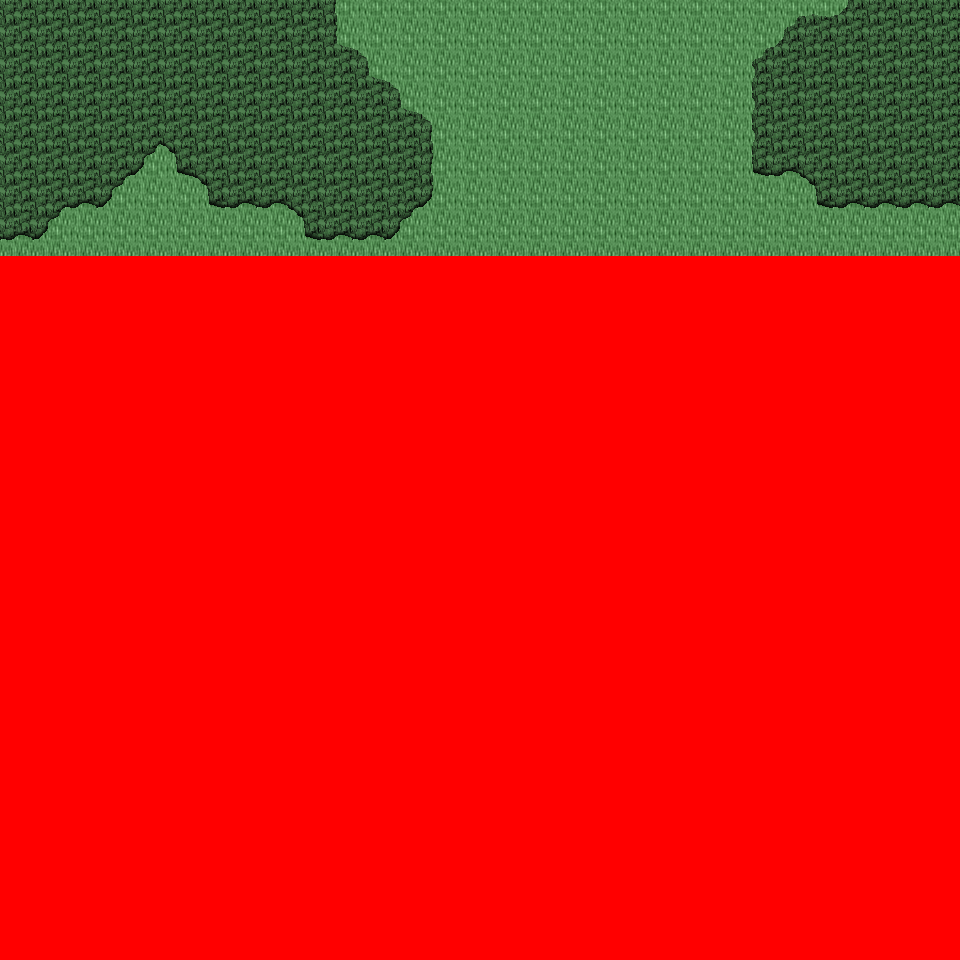

Tiled map render using the project's own tile images. Description and the map definition, with tile-layer contents summarised, below:
An orthogonal 30x30 tile map with 32x32 px tiles, 6 tile layers (Ground, Object, Object2, Above, ...), 21 tilesets and 3 objects (3x mapchange).

<map version="1.0" orientation="orthogonal" renderorder="right-down" width="30" height="30" tilewidth="32" tileheight="32" nextobjectid="4">
  <tileset firstgid="1" name="tileset_logic_collision" tilewidth="32" tileheight="32" tilecount="1" columns="1">
    <image source="../drawable/tileset_logic_collision.png" width="32" height="32" />
  </tileset>
  <tileset firstgid="2" name="tileset_ground_ground" tilewidth="32" tileheight="32" tilecount="33" columns="3">
    <image source="../drawable/tileset_ground_ground.png" width="96" height="352" />
  </tileset>
  <tileset firstgid="35" name="tileset_terrain_grassland" tilewidth="32" tileheight="32" tilecount="88" columns="8">
    <image source="../drawable/tileset_terrain_grassland.png" width="256" height="352" />
  </tileset>
  <tileset firstgid="123" name="tileset_ground_grass_corners" tilewidth="32" tileheight="32" tilecount="24" columns="6">
    <image source="../drawable/tileset_ground_grass_corners.png" width="192" height="128" />
  </tileset>
  <tileset firstgid="147" name="tileset_ground_grass_edges" tilewidth="32" tileheight="32" tilecount="36" columns="12">
    <image source="../drawable/tileset_ground_grass_edges.png" width="384" height="96" />
  </tileset>
  <tileset firstgid="183" name="tileset_ground_grass_2" tilewidth="32" tileheight="32" tilecount="21" columns="3">
    <image source="../drawable/tileset_ground_grass_2.png" width="96" height="224" />
  </tileset>
  <tileset firstgid="204" name="tileset_plant_tree_tree_darkgreen" tilewidth="32" tileheight="32" tilecount="88" columns="8">
    <image source="../drawable/tileset_plant_tree_tree_darkgreen.png" width="256" height="352" />
  </tileset>
  <tileset firstgid="292" name="tileset_plant_tree_pine_tree" tilewidth="32" tileheight="32" tilecount="20" columns="4">
    <image source="../drawable/tileset_plant_tree_pine_tree.png" width="128" height="160" />
  </tileset>
  <tileset firstgid="312" name="tileset_plant_tree_pine_tree_1" tilewidth="32" tileheight="32" tilecount="20" columns="4">
    <image source="../drawable/tileset_plant_tree_pine_tree_1.png" width="128" height="160" />
  </tileset>
  <tileset firstgid="332" name="tileset_plant_tree_evergreen" tilewidth="32" tileheight="32" tilecount="36" columns="3">
    <image source="../drawable/tileset_plant_tree_evergreen.png" width="96" height="384" />
  </tileset>
  <tileset firstgid="368" name="tileset_plant_tree_fall_trees" tilewidth="32" tileheight="32" tilecount="40" columns="8">
    <image source="../drawable/tileset_plant_tree_fall_trees.png" width="256" height="160" />
  </tileset>
  <tileset firstgid="408" name="tileset_plant_flower_daisy_blue" tilewidth="32" tileheight="32" tilecount="8" columns="2">
    <image source="../drawable/tileset_plant_flower_daisy_blue.png" width="64" height="128" />
  </tileset>
  <tileset firstgid="416" name="tileset_plant_flower_daisy_red" tilewidth="32" tileheight="32" tilecount="8" columns="2">
    <image source="../drawable/tileset_plant_flower_daisy_red.png" width="64" height="128" />
  </tileset>
  <tileset firstgid="424" name="tileset_plant_flower_daisy_white" tilewidth="32" tileheight="32" tilecount="8" columns="2">
    <image source="../drawable/tileset_plant_flower_daisy_white.png" width="64" height="128" />
  </tileset>
  <tileset firstgid="432" name="tileset_plant_flower_daisy_yellow" tilewidth="32" tileheight="32" tilecount="8" columns="2">
    <image source="../drawable/tileset_plant_flower_daisy_yellow.png" width="64" height="128" />
  </tileset>
  <tileset firstgid="440" name="tileset_plant_leaves" tilewidth="32" tileheight="32" tilecount="8" columns="4">
    <image source="../drawable/tileset_plant_leaves.png" width="128" height="64" />
  </tileset>
  <tileset firstgid="448" name="tileset_plant_flower_red_blue_clusters" tilewidth="32" tileheight="32" tilecount="4" columns="1">
    <image source="../drawable/tileset_plant_flower_red_blue_clusters.png" width="32" height="128" />
  </tileset>
  <tileset firstgid="452" name="tileset_ground_tall_grass" tilewidth="32" tileheight="32" tilecount="15" columns="5">
    <image source="../drawable/tileset_ground_tall_grass.png" width="160" height="96" />
  </tileset>
  <tileset firstgid="467" name="tileset_plant_bush_berried" tilewidth="32" tileheight="32" tilecount="60" columns="5">
    <image source="../drawable/tileset_plant_bush_berried.png" width="160" height="384" />
  </tileset>
  <tileset firstgid="527" name="tileset_plant_bushes_and_trees" tilewidth="32" tileheight="32" tilecount="144" columns="16">
    <image source="../drawable/tileset_plant_bushes_and_trees.png" width="512" height="289" />
  </tileset>
  <tileset firstgid="671" name="tileset_plant_bush_leafy" tilewidth="32" tileheight="32" tilecount="48" columns="8">
    <image source="../drawable/tileset_plant_bush_leafy.png" width="256" height="192" />
  </tileset>
  <layer name="Ground" width="30" height="30">
    <data>[900 cells, 240 non-empty, 2 distinct tile ids]</data>
  </layer>
  <layer name="Object" width="30" height="30">
    <data>[900 cells, 46 non-empty, 12 distinct tile ids]</data>
  </layer>
  <layer name="Object2" width="30" height="30">
    <data>[900 cells, 0 non-empty, 0 distinct tile ids]</data>
  </layer>
  <layer name="Above" width="30" height="30">
    <data>[900 cells, 0 non-empty, 0 distinct tile ids]</data>
  </layer>
  <layer name="Above2" width="30" height="30">
    <data>[900 cells, 0 non-empty, 0 distinct tile ids]</data>
  </layer>
  <layer name="Walkable" width="30" height="30">
    <data>[900 cells, 660 non-empty, 1 distinct tile ids]</data>
  </layer>
  <objectgroup name="MapEvents">
    <object id="1" name="north" type="mapchange" x="0" y="0" width="960" height="32">
      <properties>
        <property name="map" value="0_ados_mountain_n2_w2_x0_y3" />
        <property name="place" value="south" />
      </properties>
    </object>
    <object id="2" name="west" type="mapchange" x="0" y="0" width="32" height="256">
      <properties>
        <property name="map" value="0_deniran_forest_n2_w_x0_y4" />
        <property name="place" value="east" />
      </properties>
    </object>
    <object id="3" name="east" type="mapchange" x="928" y="0" width="32" height="256">
      <properties>
        <property name="map" value="0_ados_mountain_n2_w2_x1_y4" />
        <property name="place" value="west" />
      </properties>
    </object>
  </objectgroup>
</map>
